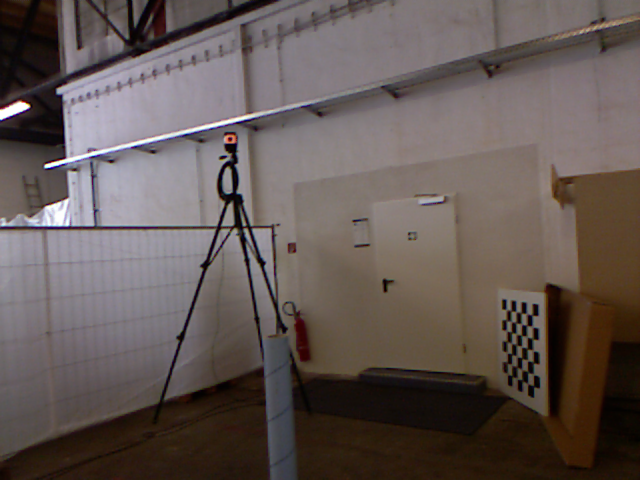
//> input picture test/mydata/corridor-0.png, 640 x 480 px
$ ./test   (built with g++ and OpenCV 4)
//> lines starting //> are read from the running program, lines starting //| are printed output that depends on the picture
#include <opencv2/line_descriptor.hpp>

#include "opencv2/core/utility.hpp"
#include <opencv2/imgproc.hpp>
#include <opencv2/features2d.hpp>
#include <opencv2/highgui.hpp>
//#include <opencv2/opencv.hpp>

#include <iostream>

#define MATCHES_DIST_THRESHOLD 25

using namespace cv;
using namespace cv::line_descriptor;

static const char* keys =
{ "{@image_path1 | | Image path 1 }"
    "{@image_path2 | | Image path 2 }" };

static void help()
{
    std::cout << "\nThis example shows the functionalities of lines extraction " << "and descriptors computation furnished by BinaryDescriptor class\n"
	<< "Please, run this sample using a command in the form\n" << "./example_line_descriptor_compute_descriptors <path_to_input_image 1>"
	<< "<path_to_input_image 2>" << std::endl;

}

int main( int argc, char** argv )
{
    /* get parameters from command line */
    //      CommandLineParser parser( argc, argv, keys );
    //      String image_path1 = parser.get<String>( 0 );
    //      String image_path2 = parser.get<String>( 1 );
    String image_path1 = "/home/weixinyu/LearnAndWork/gaoyanyuan/ORB_SLAM/MySLAM/test/mydata/corridor-0.png";
    String image_path2 = "/home/weixinyu/LearnAndWork/gaoyanyuan/ORB_SLAM/MySLAM/test/mydata/corridor-1.png";

    if( image_path1.empty() || image_path2.empty() )
    {
	help();
	return -1;
    }

    /* load image */
    cv::Mat imageMat1 = imread( image_path1, 1 );
//> imageMat1 is the input picture: 480 rows x 640 cols, CV_8UC3; mean B, G, R 84.4, 88, 99.1
    cv::Mat imageMat2 = imread( image_path2, 1 );
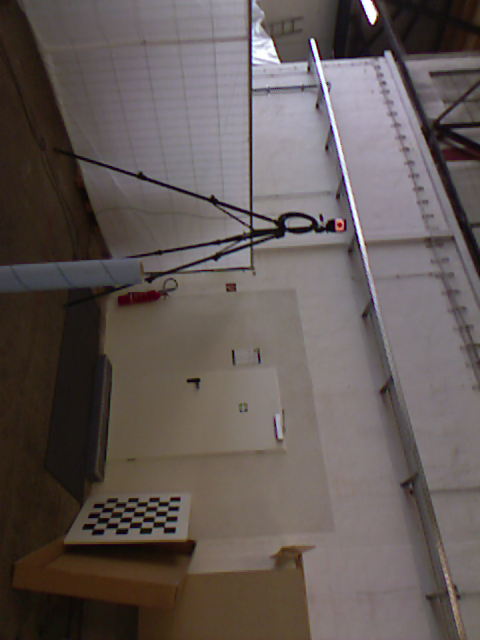
//> input picture test/mydata/corridor-1.png, 480 x 640 px
//> imageMat2 is the input picture: 640 rows x 480 cols, CV_8UC3; mean B, G, R 86.6, 89.2, 98.7

    if( imageMat1.data == NULL || imageMat2.data == NULL )
    {
	std::cout << "Error, images could not be loaded. Please, check their path" << std::endl;
    }

    /* create binary masks */
    cv::Mat mask1 = Mat::ones( imageMat1.size(), CV_8UC1 );
    cv::Mat mask2 = Mat::ones( imageMat2.size(), CV_8UC1 );

    /* create a pointer to a BinaryDescriptor object with default parameters */
    Ptr<BinaryDescriptor> bd = BinaryDescriptor::createBinaryDescriptor(  );

    /* compute lines and descriptors */
    std::vector<KeyLine> keylines1, keylines2;
    cv::Mat descr1, descr2;

    ( *bd )( imageMat1, mask1, keylines1, descr1, false, false );
    ( *bd )( imageMat2, mask2, keylines2, descr2, false, false );

    /* select keylines from first octave and their descriptors */
    std::vector<KeyLine> lbd_octave1, lbd_octave2;
    Mat left_lbd, right_lbd;
    for ( int i = 0; i < (int) keylines1.size(); i++ )
    {
	if( keylines1[i].octave == 0 )
	{
	    lbd_octave1.push_back( keylines1[i] );
	    left_lbd.push_back( descr1.row( i ) );
	}
    }

    for ( int j = 0; j < (int) keylines2.size(); j++ )
    {
	if( keylines2[j].octave == 0 )
	{
	    lbd_octave2.push_back( keylines2[j] );
	    right_lbd.push_back( descr2.row( j ) );
	}
    }

    /* create a BinaryDescriptorMatcher object */
    Ptr<BinaryDescriptorMatcher> bdm = BinaryDescriptorMatcher::createBinaryDescriptorMatcher();

    /* require match */
    std::vector<DMatch> matches;
    bdm->match( left_lbd, right_lbd, matches );

    /* select best matches */
    std::vector<DMatch> good_matches;
    for ( int i = 0; i < (int) matches.size(); i++ )
    {
	if( matches[i].distance < MATCHES_DIST_THRESHOLD )
	    good_matches.push_back( matches[i] );
    }
    std::cout << "BDmatches number is: " << matches.size() << std::endl;
    std::cout << "BDgoodMatches number is: " << good_matches.size() << std::endl;


    /* plot matches */
    cv::Mat outImg;
    cv::Mat scaled1, scaled2;
    std::vector<char> mask( matches.size(), 1 );
    drawLineMatches( imageMat1, lbd_octave1, imageMat2, lbd_octave2, good_matches, outImg, Scalar::all( -1 ), Scalar::all( -1 ), mask,
	    DrawLinesMatchesFlags::DEFAULT );
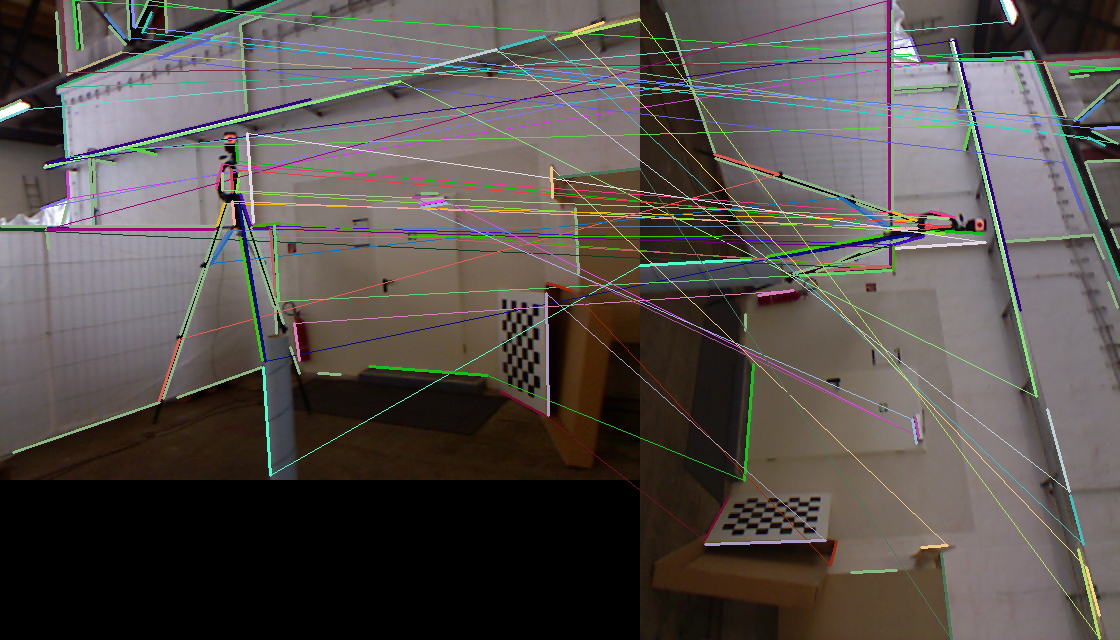
//> outImg: 640 rows x 1120 cols, CV_8UC3; mean B, G, R 76.6, 80.3, 86.3

    imshow( "Matches", outImg );
    waitKey();
    imwrite("/home/weixinyu/LearnAndWork/gaoyanyuan/ORB_SLAM/MySLAM/test/match/matches.jpg", outImg);
    /* create an LSD detector */
    Ptr<LSDDetector> lsd = LSDDetector::createLSDDetector();

    /* detect lines */
    std::vector<KeyLine> klsd1, klsd2;
    Mat lsd_descr1, lsd_descr2;
    lsd->detect( imageMat1, klsd1, 2, 2, mask1 );
//> klsd1 = 361 items
    lsd->detect( imageMat2, klsd2, 2, 2, mask2 );
//> klsd2 = 348 items

    /* compute descriptors for lines from first octave */
    bd->compute( imageMat1, klsd1, lsd_descr1 );
    bd->compute( imageMat2, klsd2, lsd_descr2 );

    /* select lines and descriptors from first octave */
    std::vector<KeyLine> octave0_1, octave0_2;
    Mat leftDEscr, rightDescr;
    for ( int i = 0; i < (int) klsd1.size(); i++ )
    {
	if( klsd1[i].octave == 1 )
	{
	    octave0_1.push_back( klsd1[i] );
	    leftDEscr.push_back( lsd_descr1.row( i ) );
	}
    }
//> after the loop, octave0_1 = 120 items

    for ( int j = 0; j < (int) klsd2.size(); j++ )
    {
	if( klsd2[j].octave == 1 )
	{
	    octave0_2.push_back( klsd2[j] );
	    rightDescr.push_back( lsd_descr2.row( j ) );
	}
    }
//> after the loop, octave0_2 = 110 items

    /* compute matches */
    std::vector<DMatch> lsd_matches;
    bdm->match( leftDEscr, rightDescr, lsd_matches );
//> lsd_matches = 120 matches

    /* select best matches */
    good_matches.clear();
    for ( int i = 0; i < (int) lsd_matches.size(); i++ )
    {
	if( lsd_matches[i].distance < MATCHES_DIST_THRESHOLD )
	    good_matches.push_back( lsd_matches[i] );
    }
//> this loop made 120 passes
    std::cout << "LSDmatches number is: " << lsd_matches.size() << std::endl;
//| LSDmatches number is: 120
    std::cout << "LSDgoodMatches number is: " << good_matches.size() << std::endl;
//| LSDgoodMatches number is: 88

    /* plot matches */
    cv::Mat lsd_outImg;
    resize( imageMat1, imageMat1, Size( imageMat1.cols / 2, imageMat1.rows / 2 ) );
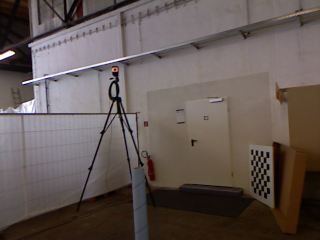
//> imageMat1: 240 rows x 320 cols, CV_8UC3; mean B, G, R 84.5, 88.1, 99.3
    resize( imageMat2, imageMat2, Size( imageMat2.cols / 2, imageMat2.rows / 2 ) );
//> imageMat2: 320 rows x 240 cols, CV_8UC3
    std::vector<char> lsd_mask( matches.size(), 1 );
    drawLineMatches( imageMat1, octave0_1, imageMat2, octave0_2, good_matches, lsd_outImg, Scalar::all( -1 ), Scalar::all( -1 ), lsd_mask,
	    DrawLinesMatchesFlags::DEFAULT );
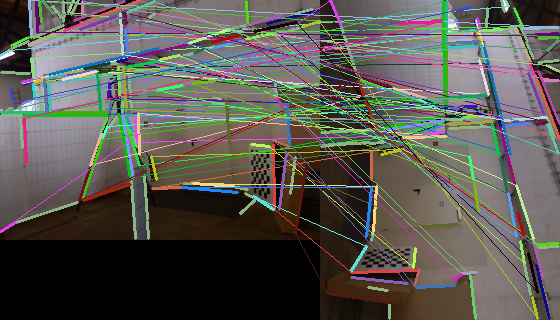
//> lsd_outImg: 320 rows x 560 cols, CV_8UC3; mean B, G, R 80.8, 87, 88.8

    imshow( "LSD matches", lsd_outImg );
    imwrite("/home/weixinyu/LearnAndWork/gaoyanyuan/ORB_SLAM/MySLAM/test/match/lsd_matches.jpg", lsd_outImg);
    waitKey();


}
